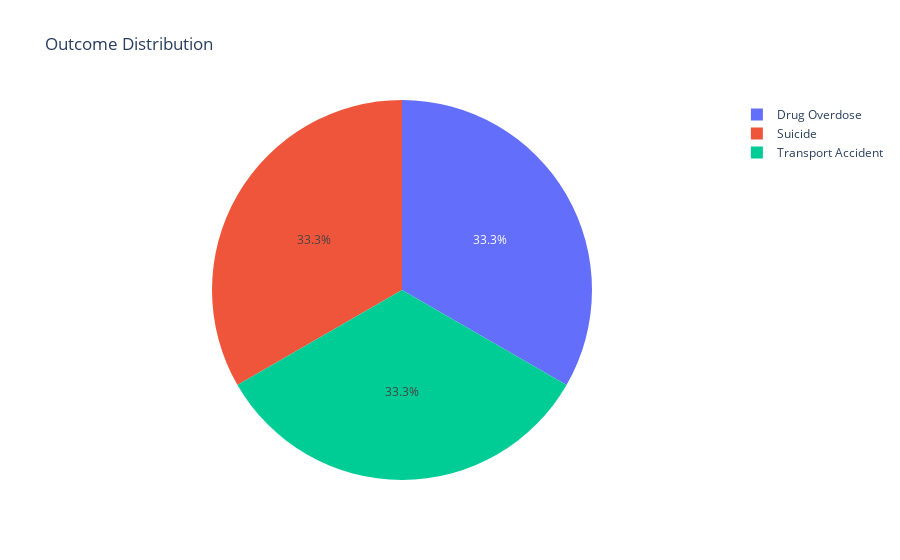

The notebook cell saved with this chart:
### Code cell
# Sample DataFrame creation (replace with your actual DataFrame loading)
data = {
    'Outcome': ['Drug Overdose', 'Suicide', 'Transport Accident']
}
df = pd.DataFrame(data)

# Calculate the distribution of outcomes
outcome_distribution = df['Outcome'].value_counts().reset_index()
outcome_distribution.columns = ['Outcome', 'count']  # Rename columns for clarity

# Create a pie chart to visualize the outcome distribution
fig2 = px.pie(outcome_distribution, values='count', names='Outcome', title='Outcome Distribution')
fig2.show()

### Figure 1 — Plotly figure (JSON) as saved in the notebook; plotly's stock layout.template omitted (floating-point values rounded to 4 significant figures)
{"data": [{"domain": {"x": [0, 1], "y": [0, 1]}, "hovertemplate": "Outcome=%{label}<br>count=%{value}<extra></extra>", "labels": ["Drug Overdose", "Suicide", "Transport Accident"], "legendgroup": "", "name": "", "showlegend": true, "type": "pie", "values": [1, 1, 1]}], "layout": {"legend": {"tracegroupgap": 0}, "title": {"text": "Outcome Distribution"}}}
